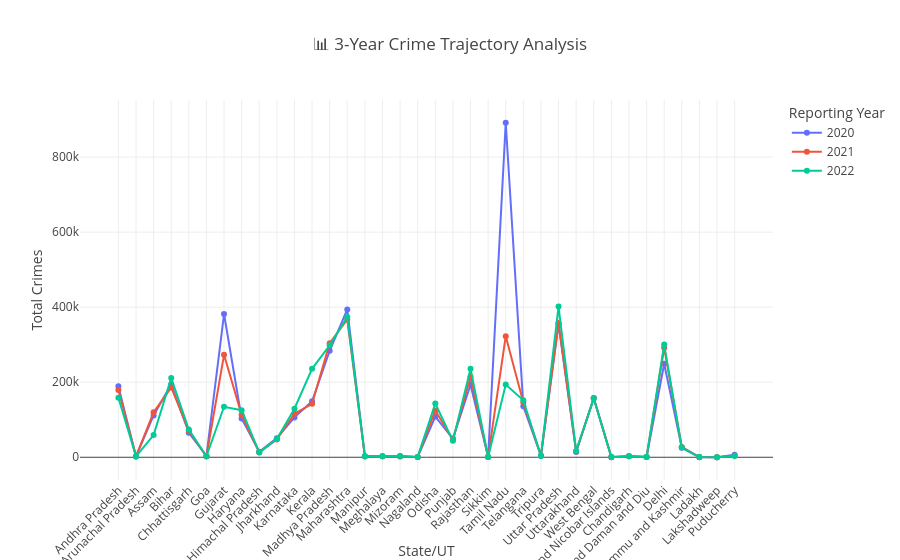

Notebook source saved alongside this figure:
### Code cell
df_line = df_clean.melt(id_vars='State/UT', 
                        value_vars=['2020', '2021', '2022'],
                        var_name='Year', value_name='Total Crimes')
df_line['Year'] = df_line['Year'].str.replace('Crimes_', '')

# --- i) Line Graph: 3 Distinct Years ---
fig_line = px.line(df_line, x='State/UT', y='Total Crimes', color='Year', markers=True,
                   title='📊 3-Year Crime Trajectory Analysis',
                   # Setting custom distinct colors for each year line
                   color_discrete_map={'2020': '#636EFA', '2021': '#EF553B', '2022': '#00CC96'})

fig_line.update_layout(
    xaxis_tickangle=-45,
    plot_bgcolor='rgba(0,0,0,0)', # Transparent background
    hovermode="x unified",       # Shows all 3 years at once when hovering
    legend_title_text='Reporting Year'
)

# --- ii) Bar Graph: Comparative 2020 vs 2022 ---
fig_bar = px.bar(df_clean, x='State/UT', y=['2020', '2022'],
                 barmode='group',
                 title='📉 Volume Comparison: 2020 vs 2022',
                 # Using a contrasting color pair
                 color_discrete_sequence=['#AB63FA', '#FFA15A']) 

# Clean up Legend labels
fig_bar.for_each_trace(lambda t: t.update(name = t.name.replace('Crimes_', '')))

fig_bar.update_layout(
    xaxis_tickangle=-45,
    bargap=0.2, 
    bargroupgap=0.1,
    xaxis_title="State / Union Territory",
    yaxis_title="Total Number of Crimes"
)

# Display the interactive results
fig_line.show()

### Figure 1 — Plotly figure (JSON) as saved in the notebook; plotly's stock layout.template omitted (floating-point values rounded to 4 significant figures)
{"data": [{"hovertemplate": "Year=2020<br>State/UT=%{x}<br>Total Crimes=%{y}<extra></extra>", "legendgroup": "2020", "line": {"color": "#636EFA", "dash": "solid"}, "marker": {"symbol": "circle"}, "mode": "lines+markers", "name": "2020", "orientation": "v", "showlegend": true, "type": "scatter", "x": ["Andhra Pradesh", "Arunachal Pradesh", "Assam", "Bihar", "Chhattisgarh", "Goa", "Gujarat", "Haryana", "Himachal Pradesh", "Jharkhand", "Karnataka", "Kerala", "Madhya Pradesh", "Maharashtra", "Manipur", "Meghalaya", "Mizoram", "Nagaland", "Odisha", "Punjab", "Rajasthan", "Sikkim", "Tamil Nadu", "Telangana", "Tripura", "Uttar Pradesh", "Uttarakhand", "West Bengal", "Andaman and Nicobar Islands", "Chandigarh", "Dadra and Nagar Haveli and Daman and Diu", "Delhi", "Jammu and Kashmir", "Ladakh", "Lakshadweep", "Puducherry"], "xaxis": "x", "y": [188997, 2244, 111558, 194698, 65216, 3393, 381849, 103276, 14803, 51033, 106350, 149099, 283881, 394017, 2349, 2871, 1787, 1022, 108533, 49870, 193279, 504, 891700, 135885, 4010, 355110, 13812, 158060, 482, 2583, 441, 249192, 25233, 387, 107, 6725], "yaxis": "y"}, {"hovertemplate": "Year=2021<br>State/UT=%{x}<br>Total Crimes=%{y}<extra></extra>", "legendgroup": "2021", "line": {"color": "#EF553B", "dash": "solid"}, "marker": {"symbol": "circle"}, "mode": "lines+markers", "name": "2021", "orientation": "v", "showlegend": true, "type": "scatter", "x": ["Andhra Pradesh", "Arunachal Pradesh", "Assam", "Bihar", "Chhattisgarh", "Goa", "Gujarat", "Haryana", "Himachal Pradesh", "Jharkhand", "Karnataka", "Kerala", "Madhya Pradesh", "Maharashtra", "Manipur", "Meghalaya", "Mizoram", "Nagaland", "Odisha", "Punjab", "Rajasthan", "Sikkim", "Tamil Nadu", "Telangana", "Tripura", "Uttar Pradesh", "Uttarakhand", "West Bengal", "Andaman and Nicobar Islands", "Chandigarh", "Dadra and Nagar Haveli and Daman and Diu", "Delhi", "Jammu and Kashmir", "Ladakh", "Lakshadweep", "Puducherry"], "xaxis": "x", "y": [179611, 2626, 119883, 186006, 70519, 2099, 273056, 112720, 13041, 47684, 115728, 142643, 304066, 367218, 2484, 2672, 2467, 1033, 124956, 46454, 214552, 532, 322852, 146131, 4133, 357905, 15704, 157498, 386, 2401, 490, 291904, 27447, 519, 89, 3851], "yaxis": "y"}, {"hovertemplate": "Year=2022<br>State/UT=%{x}<br>Total Crimes=%{y}<extra></extra>", "legendgroup": "2022", "line": {"color": "#00CC96", "dash": "solid"}, "marker": {"symbol": "circle"}, "mode": "lines+markers", "name": "2022", "orientation": "v", "showlegend": true, "type": "scatter", "x": ["Andhra Pradesh", "Arunachal Pradesh", "Assam", "Bihar", "Chhattisgarh", "Goa", "Gujarat", "Haryana", "Himachal Pradesh", "Jharkhand", "Karnataka", "Kerala", "Madhya Pradesh", "Maharashtra", "Manipur", "Meghalaya", "Mizoram", "Nagaland", "Odisha", "Punjab", "Rajasthan", "Sikkim", "Tamil Nadu", "Telangana", "Tripura", "Uttar Pradesh", "Uttarakhand", "West Bengal", "Andaman and Nicobar Islands", "Chandigarh", "Dadra and Nagar Haveli and Daman and Diu", "Delhi", "Jammu and Kashmir", "Ladakh", "Lakshadweep", "Puducherry"], "xaxis": "x", "y": [158547, 2308, 59315, 211079, 73822, 2711, 134600, 125435, 13231, 48726, 129461, 235858, 298578, 374038, 3029, 2914, 3587, 1008, 143414, 43738, 236090, 549, 193913, 151849, 3653, 401787, 16967, 156503, 460, 2941, 1184, 300429, 25915, 439, 64, 3237], "yaxis": "y"}], "layout": {"autosize": true, "hovermode": "x unified", "legend": {"title": {"text": "Reporting Year"}, "tracegroupgap": 0}, "plot_bgcolor": "rgba(0, 0, 0, 0)", "title": {"text": "📊 3-Year Crime Trajectory Analysis"}, "xaxis": {"anchor": "y", "autorange": true, "domain": [0, 1], "range": [-2.129, 37.13], "tickangle": -45, "title": {"text": "State/UT"}, "type": "category"}, "yaxis": {"anchor": "x", "autorange": true, "domain": [0, 1], "range": [-73520.0, 965300.0], "title": {"text": "Total Crimes"}, "type": "linear"}}}
